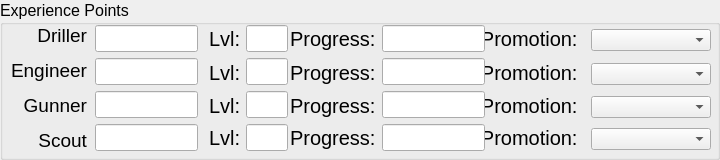
   <widget class="QGroupBox" name="classes_group">
    <property name="geometry">
     <rect>
      <x>266</x>
      <y>7</y>
      <width>720</width>
      <height>160</height>
     </rect>
    </property>
    <property name="font">
     <font>
      <pointsize>12</pointsize>
     </font>
    </property>
    <property name="title">
     <string>Experience Points</string>
    </property>
    <widget class="QComboBox" name="scout_promo_box">
     <property name="geometry">
      <rect>
       <x>591</x>
       <y>128</y>
       <width>120</width>
       <height>22</height>
      </rect>
     </property>
    </widget>
    <widget class="TextEditFocusChecking" name="gunner_lvl_text">
     <property name="geometry">
      <rect>
       <x>246</x>
       <y>91</y>
       <width>42</width>
       <height>27</height>
      </rect>
     </property>
     <property name="font">
      <font>
       <pointsize>11</pointsize>
      </font>
     </property>
     <property name="inputMethodHints">
      <set>Qt::ImhDigitsOnly</set>
     </property>
    </widget>
    <widget class="QComboBox" name="driller_promo_box">
     <property name="geometry">
      <rect>
       <x>591</x>
       <y>29</y>
       <width>120</width>
       <height>22</height>
      </rect>
     </property>
    </widget>
    <widget class="TextEditFocusChecking" name="scout_xp_2">
     <property name="geometry">
      <rect>
       <x>382</x>
       <y>124</y>
       <width>103</width>
       <height>27</height>
      </rect>
     </property>
     <property name="font">
      <font>
       <pointsize>11</pointsize>
      </font>
     </property>
     <property name="inputMethodHints">
      <set>Qt::ImhDigitsOnly</set>
     </property>
    </widget>
    <widget class="QLabel" name="scout_xp_label">
     <property name="geometry">
      <rect>
       <x>209</x>
       <y>124</y>
       <width>386</width>
       <height>28</height>
      </rect>
     </property>
     <property name="font">
      <font>
       <family>MS Shell Dlg 2</family>
       <pointsize>15</pointsize>
       <weight>50</weight>
       <bold>false</bold>
       <kerning>true</kerning>
      </font>
     </property>
     <property name="text">
      <string>Lvl:         Progress:                   Promotion:</string>
     </property>
     <property name="textFormat">
      <enum>Qt::PlainText</enum>
     </property>
     <property name="alignment">
      <set>Qt::AlignLeading|Qt::AlignLeft|Qt::AlignVCenter</set>
     </property>
     <property name="margin">
      <number>0</number>
     </property>
    </widget>
    <widget class="QComboBox" name="gunner_promo_box">
     <property name="geometry">
      <rect>
       <x>591</x>
       <y>96</y>
       <width>120</width>
       <height>22</height>
      </rect>
     </property>
    </widget>
    <widget class="TextEditFocusChecking" name="engineer_xp_2">
     <property name="geometry">
      <rect>
       <x>382</x>
       <y>58</y>
       <width>103</width>
       <height>27</height>
      </rect>
     </property>
     <property name="font">
      <font>
       <pointsize>11</pointsize>
      </font>
     </property>
     <property name="inputMethodHints">
      <set>Qt::ImhDigitsOnly</set>
     </property>
    </widget>
    <widget class="TextEditFocusChecking" name="driller_xp">
     <property name="geometry">
      <rect>
       <x>95</x>
       <y>25</y>
       <width>103</width>
       <height>27</height>
      </rect>
     </property>
     <property name="font">
      <font>
       <pointsize>11</pointsize>
      </font>
     </property>
     <property name="inputMethodHints">
      <set>Qt::ImhDigitsOnly</set>
     </property>
    </widget>
    <widget class="QLabel" name="class_label">
     <property name="geometry">
      <rect>
       <x>10</x>
       <y>24</y>
       <width>77</width>
       <height>127</height>
      </rect>
     </property>
     <property name="font">
      <font>
       <family>MS Shell Dlg 2</family>
       <pointsize>15</pointsize>
       <weight>50</weight>
       <bold>false</bold>
       <kerning>true</kerning>
      </font>
     </property>
     <property name="text">
      <string>&lt;html&gt;&lt;head/&gt;&lt;body&gt;&lt;p align=&quot;right&quot;&gt;&lt;span style=&quot; font-size:14pt;&quot;&gt;Driller&lt;/span&gt;&lt;/p&gt;&lt;p align=&quot;right&quot;&gt;&lt;span style=&quot; font-size:14pt;&quot;&gt;Engineer&lt;/span&gt;&lt;/p&gt;&lt;p align=&quot;right&quot;&gt;&lt;span style=&quot; font-size:14pt;&quot;&gt;Gunner&lt;/span&gt;&lt;/p&gt;&lt;p align=&quot;right&quot;&gt;&lt;span style=&quot; font-size:14pt;&quot;&gt;Scout&lt;/span&gt;&lt;/p&gt;&lt;/body&gt;&lt;/html&gt;</string>
     </property>
     <property name="textFormat">
      <enum>Qt::RichText</enum>
     </property>
     <property name="alignment">
      <set>Qt::AlignRight|Qt::AlignTrailing|Qt::AlignVCenter</set>
     </property>
     <property name="margin">
      <number>0</number>
     </property>
    </widget>
    <widget class="TextEditFocusChecking" name="scout_xp">
     <property name="geometry">
      <rect>
       <x>95</x>
       <y>124</y>
       <width>103</width>
       <height>27</height>
      </rect>
     </property>
     <property name="font">
      <font>
       <pointsize>11</pointsize>
      </font>
     </property>
     <property name="inputMethodHints">
      <set>Qt::ImhDigitsOnly</set>
     </property>
    </widget>
    <widget class="TextEditFocusChecking" name="gunner_xp">
     <property name="geometry">
      <rect>
       <x>95</x>
       <y>91</y>
       <width>103</width>
       <height>27</height>
      </rect>
     </property>
     <property name="font">
      <font>
       <pointsize>11</pointsize>
      </font>
     </property>
     <property name="inputMethodHints">
      <set>Qt::ImhDigitsOnly</set>
     </property>
    </widget>
    <widget class="TextEditFocusChecking" name="driller_lvl_text">
     <property name="geometry">
      <rect>
       <x>246</x>
       <y>25</y>
       <width>42</width>
       <height>27</height>
      </rect>
     </property>
     <property name="font">
      <font>
       <pointsize>11</pointsize>
      </font>
     </property>
     <property name="inputMethodHints">
      <set>Qt::ImhDigitsOnly</set>
     </property>
    </widget>
    <widget class="QLabel" name="drill_xp_label">
     <property name="geometry">
      <rect>
       <x>209</x>
       <y>25</y>
       <width>386</width>
       <height>28</height>
      </rect>
     </property>
     <property name="font">
      <font>
       <family>MS Shell Dlg 2</family>
       <pointsize>15</pointsize>
       <weight>50</weight>
       <bold>false</bold>
       <kerning>true</kerning>
      </font>
     </property>
     <property name="text">
      <string>Lvl:         Progress:                   Promotion:</string>
     </property>
     <property name="textFormat">
      <enum>Qt::PlainText</enum>
     </property>
     <property name="alignment">
      <set>Qt::AlignLeading|Qt::AlignLeft|Qt::AlignVCenter</set>
     </property>
     <property name="margin">
      <number>0</number>
     </property>
    </widget>
    <widget class="TextEditFocusChecking" name="engineer_lvl_text">
     <property name="geometry">
      <rect>
       <x>246</x>
       <y>58</y>
       <width>42</width>
       <height>27</height>
      </rect>
     </property>
     <property name="font">
      <font>
       <pointsize>11</pointsize>
      </font>
     </property>
     <property name="inputMethodHints">
      <set>Qt::ImhDigitsOnly</set>
     </property>
    </widget>
    <widget class="TextEditFocusChecking" name="engineer_xp">
     <property name="geometry">
      <rect>
       <x>95</x>
       <y>58</y>
       <width>103</width>
       <height>27</height>
      </rect>
     </property>
     <property name="font">
      <font>
       <pointsize>11</pointsize>
      </font>
     </property>
     <property name="inputMethodHints">
      <set>Qt::ImhDigitsOnly</set>
     </property>
    </widget>
    <widget class="TextEditFocusChecking" name="gunner_xp_2">
     <property name="geometry">
      <rect>
       <x>382</x>
       <y>91</y>
       <width>103</width>
       <height>27</height>
      </rect>
     </property>
     <property name="font">
      <font>
       <pointsize>11</pointsize>
      </font>
     </property>
     <property name="inputMethodHints">
      <set>Qt::ImhDigitsOnly</set>
     </property>
    </widget>
    <widget class="QLabel" name="eng_xp_label">
     <property name="geometry">
      <rect>
       <x>209</x>
       <y>59</y>
       <width>386</width>
       <height>28</height>
      </rect>
     </property>
     <property name="font">
      <font>
       <family>MS Shell Dlg 2</family>
       <pointsize>15</pointsize>
       <weight>50</weight>
       <bold>false</bold>
       <kerning>true</kerning>
      </font>
     </property>
     <property name="text">
      <string>Lvl:         Progress:                   Promotion:</string>
     </property>
     <property name="textFormat">
      <enum>Qt::PlainText</enum>
     </property>
     <property name="alignment">
      <set>Qt::AlignLeading|Qt::AlignLeft|Qt::AlignVCenter</set>
     </property>
     <property name="margin">
      <number>0</number>
     </property>
    </widget>
    <widget class="TextEditFocusChecking" name="scout_lvl_text">
     <property name="geometry">
      <rect>
       <x>246</x>
       <y>124</y>
       <width>42</width>
       <height>27</height>
      </rect>
     </property>
     <property name="font">
      <font>
       <pointsize>11</pointsize>
      </font>
     </property>
     <property name="inputMethodHints">
      <set>Qt::ImhDigitsOnly</set>
     </property>
    </widget>
    <widget class="QLabel" name="gun_xp_label">
     <property name="geometry">
      <rect>
       <x>209</x>
       <y>92</y>
       <width>386</width>
       <height>28</height>
      </rect>
     </property>
     <property name="font">
      <font>
       <family>MS Shell Dlg 2</family>
       <pointsize>15</pointsize>
       <weight>50</weight>
       <bold>false</bold>
       <kerning>true</kerning>
      </font>
     </property>
     <property name="text">
      <string>Lvl:         Progress:                   Promotion:</string>
     </property>
     <property name="textFormat">
      <enum>Qt::PlainText</enum>
     </property>
     <property name="alignment">
      <set>Qt::AlignLeading|Qt::AlignLeft|Qt::AlignVCenter</set>
     </property>
     <property name="margin">
      <number>0</number>
     </property>
    </widget>
    <widget class="TextEditFocusChecking" name="driller_xp_2">
     <property name="geometry">
      <rect>
       <x>382</x>
       <y>25</y>
       <width>103</width>
       <height>27</height>
      </rect>
     </property>
     <property name="font">
      <font>
       <pointsize>11</pointsize>
      </font>
     </property>
     <property name="inputMethodHints">
      <set>Qt::ImhDigitsOnly</set>
     </property>
    </widget>
    <widget class="QComboBox" name="engineer_promo_box">
     <property name="geometry">
      <rect>
       <x>591</x>
       <y>63</y>
       <width>120</width>
       <height>22</height>
      </rect>
     </property>
    </widget>
    <zorder>eng_xp_label</zorder>
    <zorder>scout_xp_label</zorder>
    <zorder>gun_xp_label</zorder>
    <zorder>drill_xp_label</zorder>
    <zorder>gunner_lvl_text</zorder>
    <zorder>scout_xp_2</zorder>
    <zorder>engineer_xp_2</zorder>
    <zorder>driller_xp</zorder>
    <zorder>class_label</zorder>
    <zorder>scout_xp</zorder>
    <zorder>gunner_xp</zorder>
    <zorder>driller_lvl_text</zorder>
    <zorder>engineer_lvl_text</zorder>
    <zorder>engineer_xp</zorder>
    <zorder>gunner_xp_2</zorder>
    <zorder>scout_lvl_text</zorder>
    <zorder>driller_xp_2</zorder>
    <zorder>scout_promo_box</zorder>
    <zorder>engineer_promo_box</zorder>
    <zorder>gunner_promo_box</zorder>
    <zorder>driller_promo_box</zorder>
   </widget>
